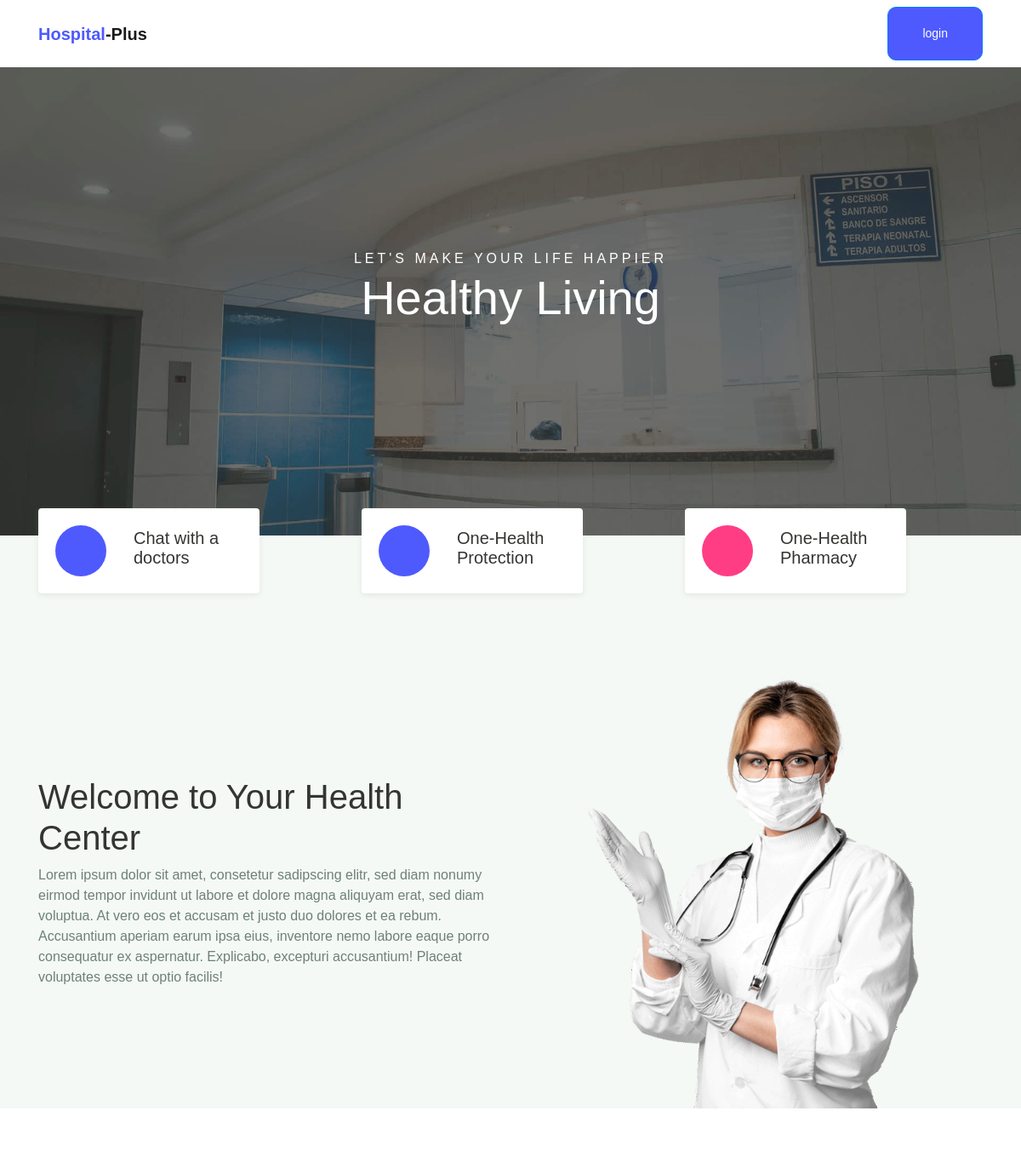
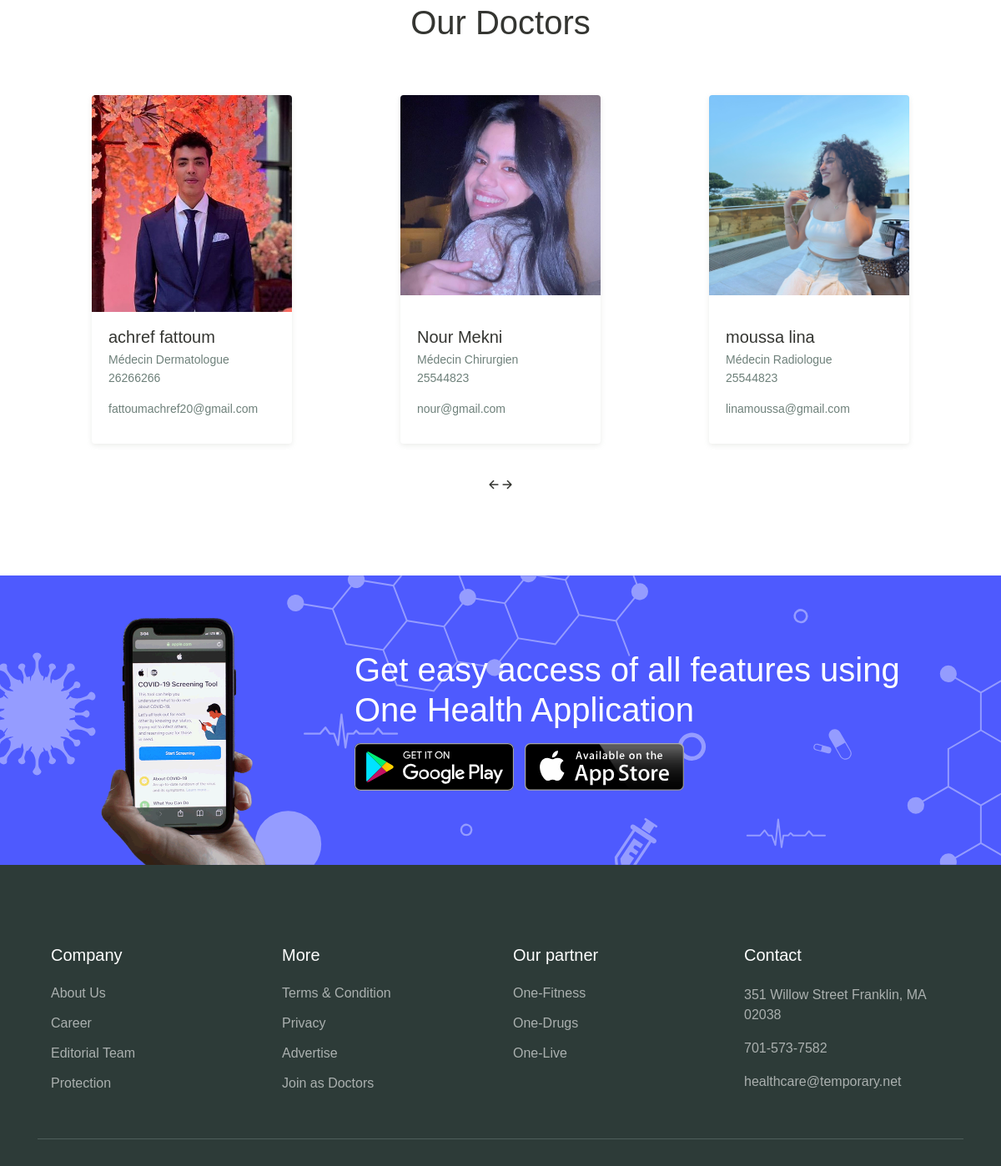
The page / on the database its author committed (2 pictures, top to bottom).
### personnel/models.py (models this page shows, shortened)
class Personnel(models.Model):
    nom = models.CharField(max_length=100)
    prenom = models.CharField(max_length=100)
    FONCTION_CHOICES = [
        ('Médecin Généraliste', 'Médecin Généraliste'),
        ('Médecin Cardiologue', 'Médecin Cardiologue'),
        ('Médecin Dermatologue', 'Médecin Dermatologue'),
        ('Médecin Pédiatre', 'Médecin Pédiatre'),
        ('Médecin Chirurgien', 'Médecin Chirurgien'),
        ('Médecin Radiologue', 'Médecin Radiologue'),
        ('Médecin Psychiatre', 'Médecin Psychiatre'),
        ('Médecin Gynécologue', 'Médecin Gynécologue'),
        ('Infirmier', 'Infirmier'),
        ('Secrétaire', 'Secrétaire'),
        ('Technicien', 'Technicien'),
    ]
    fonction = models.CharField(max_length=100, choices=FONCTION_CHOICES)
    telephone = models.CharField(max_length=15)
    email = models.EmailField(unique=True)
    adresse = models.CharField(max_length=255, null=True, blank=True)
    photo = models.ImageField(upload_to='médecin/', null=True, blank=True, default='médecin/doctor.png')
    date_joined = models.DateTimeField(default=now)
    date_left = models.DateTimeField(null=True, blank=True, default=None)

### patient/views.py (the view)
def home(request):
    doctors = Personnel.objects.filter(fonction__startswith="Médecin")
    return render(request, 'index.html', {'doctors': doctors})

### patient/templates/index.html (shortened to what this page needs)
{% load static %}
<!DOCTYPE html>
<html lang="en">
<head>
  <link rel="stylesheet" href="{% static 'patient/assets/css/bootstrap.css' %}">
  <link rel="stylesheet" href="{% static 'patient/assets/css/theme.css' %}">
  <link rel="stylesheet" href="{% static 'patient/assets/css/maicons.css' %}">
  <link rel="stylesheet" href="{% static 'patient/assets/vendor/owl-carousel/css/owl.carousel.css' %}">
  <link rel="stylesheet" href="{% static 'patient/assets/vendor/animate/animate.css' %}">
</head>
<body>
  <header>
    <nav class="navbar navbar-expand-lg navbar-light shadow-sm">
      <div class="container">
        <a class="navbar-brand" href=""><span class="text-primary">Hospital</span>-Plus</a>
        <div class="collapse navbar-collapse" id="navbarSupport">
            <ul class="navbar-nav ml-auto">
              {% if user.is_authenticated %}
              <li class="nav-item">
                <a class="nav-link" href="{% url 'facture_list' %}">Invoices</a>
            </li>
                <li class="nav-item">
                    <a class="nav-link" href="{% url 'appointment_list' %}">My Appointments</a>
                </li>
                <li class="nav-item">
                    <a class="nav-link" href="{% url 'make_appointment' %}">Online Appointments</a>
                </li>
                <li class="nav-item">
                  <a class="nav-link" href="{% url 'model_results_view' %}">Readmission</a>
                </li>
                <li class="nav-item">
                    <a class="nav-link" href="{% url 'update_patient' %}"><span class="nav-link">Welcome, {{ user.username }}</span></a>
                </li>
                <li class="nav-item">
                  <form method="post" action="{% url 'logout' %}" onsubmit="return confirm('Êtes-vous sûr de vouloir vous déconnecter ?');">
                      {% csrf_token %}
                      <button type="submit" class="btn btn-primary ml-lg-3">logout</button>
                  </form>
              </li>
                {% else %}
                    <li class="nav-item">
                        <a class="btn btn-primary ml-lg-3" href="{% url 'login' %}">login</a>
                    </li>
                {% endif %}
            </ul>
        </div>
      </div>
    </nav>
  </header>
  <div class="page-hero bg-image overlay-dark" style="background-image: url(../../static/patient/assets/img/bg_image_1.jpg);">
    <div class="hero-section">
      <div class="container text-center wow zoomIn">
        <span class="subhead">Let's make your life happier</span>
        <h1 class="display-4">Healthy Living</h1>
      </div>
    </div>
  </div>
  <div class="bg-light">
    <div class="page-section py-3 mt-md-n5 custom-index">
      <div class="container">
        <div class="row justify-content-center">
          <div class="col-md-4 py-3 py-md-0">
            <div class="card-service wow fadeInUp">
              <div class="circle-shape bg-secondary text-white">
              </div>
              <p><span>Chat</span> with a doctors</p>
            </div>
          </div>
          <div class="col-md-4 py-3 py-md-0">
            <div class="card-service wow fadeInUp">
              <div class="circle-shape bg-primary text-white">
              </div>
              <p><span>One</span>-Health Protection</p>
            </div>
          </div>
          <div class="col-md-4 py-3 py-md-0">
            <div class="card-service wow fadeInUp">
              <div class="circle-shape bg-accent text-white">
              </div>
              <p><span>One</span>-Health Pharmacy</p>
            </div>
          </div>
        </div>
      </div>
    </div>
    <div class="page-section pb-0">
      <div class="container">
        <div class="row align-items-center">
          <div class="col-lg-6 py-3 wow fadeInUp">
            <h1>Welcome to Your Health <br> Center</h1>
            <p class="text-grey mb-4">Lorem ipsum dolor sit amet, consetetur sadipscing elitr, sed diam nonumy eirmod tempor invidunt ut labore et dolore magna aliquyam erat, sed diam voluptua. At vero eos et accusam et justo duo dolores et ea rebum. Accusantium aperiam earum ipsa eius, inventore nemo labore eaque porro consequatur ex aspernatur. Explicabo, excepturi accusantium! Placeat voluptates esse ut optio facilis!</p>
          </div>
          <div class="col-lg-6 wow fadeInRight" data-wow-delay="400ms">
            <div class="img-place custom-img-1">
              <img src="{% static 'patient/assets/img/bg-doctor.png' %}" alt="">
            </div>
          </div>
        </div>
      </div>
    </div>
  </div>
  <div class="page-section">
    <div class="container">
        <h1 class="text-center mb-5 wow fadeInUp">Our Doctors</h1>
        <div class="owl-carousel wow fadeInUp" id="doctorSlideshow">
            {% for doctor in doctors %}
            <div class="item">
                <div class="card-doctor">
                    <div class="header">
                      <img src="{{ doctor.photo.url }}" alt="Photo de {{ doctor.nom }}" />
                    </div>
                    <div class="body">
                        <p class="text-xl mb-0">{{ doctor.prenom }} {{ doctor.nom }}</p>
                        <span class="text-sm text-grey">{{ doctor.fonction }}</span>
                        <p class="text-sm text-grey">{{ doctor.telephone }}</p>
                        <p class="text-sm text-grey">{{ doctor.email }}</p>
                    </div>
                </div>
            </div>
            {% endfor %}
        </div>
    </div>
</div>
  <div class="page-section banner-home bg-image" style="background-image: url(../assets/img/banner-pattern.svg);">
    <div class="container py-5 py-lg-0">
      <div class="row align-items-center">
        <div class="col-lg-4 wow zoomIn">
          <div class="img-banner d-none d-lg-block">
            <img src="{% static 'patient/assets/img/mobile_app.png' %}" alt="">
          </div>
        </div>
        <div class="col-lg-8 wow fadeInRight">
          <h1 class="font-weight-normal mb-3">Get easy access of all features using One Health Application</h1>
          <a href=""><img src="{% static 'patient/assets/img/google_play.svg' %}" alt=""></a>
          <a href="" class="ml-2"><img src="{% static 'patient/assets/img/app_store.svg' %}" alt=""></a>
        </div>
      </div>
    </div>
  </div>
  <footer class="page-footer">
    <div class="container">
      <div class="row px-md-3">
        <div class="col-sm-6 col-lg-3 py-3">
          <h5>Company</h5>
          <ul class="footer-menu">
            <li><a href="">About Us</a></li>
            <li><a href="">Career</a></li>
            <li><a href="">Editorial Team</a></li>
            <li><a href="">Protection</a></li>
          </ul>
        </div>
        <div class="col-sm-6 col-lg-3 py-3">
          <h5>More</h5>
          <ul class="footer-menu">
            <li><a href="">Terms & Condition</a></li>
            <li><a href="">Privacy</a></li>
            <li><a href="">Advertise</a></li>
            <li><a href="">Join as Doctors</a></li>
          </ul>
        </div>
        <div class="col-sm-6 col-lg-3 py-3">
          <h5>Our partner</h5>
          <ul class="footer-menu">
            <li><a href="">One-Fitness</a></li>
            <li><a href="">One-Drugs</a></li>
            <li><a href="">One-Live</a></li>
          </ul>
        </div>
        <div class="col-sm-6 col-lg-3 py-3">
          <h5>Contact</h5>
          <p class="footer-link mt-2">351 Willow Street Franklin, MA 02038</p>
          <a href="" class="footer-link">701-573-7582</a>
          <a href="" class="footer-link">healthcare@temporary.net</a>
        </div>
      </div>
      <hr>
    </div>
  </footer>
</body>
</html>

### static/patient/assets/css/theme.css (style rules this page uses)
:root { --primary: #4E5AFE; --accent: #FF3D85; --secondary: #05B4E1; --warning: #EED818; --info: #05B4E1; --danger: #FF4943; --success: #96C93D; --dark: #343531; --light: #F5F9F6; --cs: #596261; --grey: #6E807A; }
body { font-family: "Source Sans Pro", sans-serif; line-height: 1.5; color: #343531; }
a { color: #07be94; text-decoration: none; background-color: transparent; }
.text-sm { font-size: 14px !important; }
.text-xl { font-size: 20px !important; }
.bg-primary { background-color: #4E5AFE !important; }
.bg-accent { background-color: #FF3D85 !important; }
.bg-secondary { background-color: #4E5AFE !important; }
.bg-light { background-color: #F5F9F6 !important; }
.text-primary { color: #4E5AFE !important; }
.text-grey { color: #6E807A !important; }
.btn-primary { color: #fff; background-color: #05B4E1; border-color: transparent; }
.btn { padding: 8px 24px; }
.navbar { min-height: 70px; }
.navbar-brand { font-weight: 600; padding-top: 10px; padding-bottom: 10px; }
.navbar-nav { margin-top: 10px; border-top: 1px solid #E8EEE4; flex-shrink: 0; }
.navbar-nav .btn { font-size: 14px; }
@media (min-width: 992px) { .navbar-expand-lg .navbar-nav { margin-top: 0; border-top: none; } }
@media (min-width: 992px) { .navbar-expand-lg .navbar-nav { align-items: center; } }
.img-place { position: relative; display: -ms-flexbox; display: flex; -ms-flex-align: center; align-items: center; -ms-flex-pack: center; justify-content: center; margin: 0 auto; width: 100%; height: 100%; text-align: center; overflow: hidden; }
.img-place > img { width: 100%; height: 100%; }
.bg-image { position: relative; background-position: center center; background-size: cover; background-repeat: no-repeat; }
.bg-image > * { position: relative; z-index: 10; }
.page-section { position: relative; padding-top: 80px; padding-bottom: 80px; overflow: hidden; }
.page-hero { position: relative; height: 550px; z-index: 10; }
.page-hero.overlay-dark::before, .page-banner.overlay-dark::before { content: ""; position: absolute; top: 0; left: 0; width: 100%; height: 100%; background: rgba(52, 53, 49, 0.7); z-index: 1; }
.hero-section, .banner-section { position: relative; display: -ms-flexbox; display: flex; -ms-flex-align: center; align-items: center; -ms-flex-pack: center; justify-content: center; height: 100%; color: #ffffff; z-index: 10; }
.hero-section .subhead { text-transform: uppercase; letter-spacing: 4px; }
.hero-section h1 { margin-bottom: 32px; }
.card-service { display: inline-flex; flex-direction: row; align-items: center; padding: 20px; margin: 0 auto; width: 100%; height: 100px; font-size: 20px; line-height: normal; background-color: #fff; border-radius: 4px; box-shadow: 0 2px 6px rgba(154, 159, 151, 0.2); }
.card-service p { margin-top: 10px; margin-left: 32px; }
.circle-shape { flex-shrink: 0; padding: 0; width: 60px; height: 60px; line-height: 64px; border-radius: 50%; text-align: center; font-size: 32px; }
.card-doctor { display: block; margin: 15px auto; width: 100%; max-width: 240px; background-color: #fff; border-radius: 4px; box-shadow: 0 2px 6px rgba(154, 159, 151, 0.2); overflow: hidden; }
.card-doctor .text-xl { font-weight: 500; }
.card-doctor .header { position: relative; width: 100%; height: 260px; overflow: hidden; }
.card-doctor .header::before { content: ''; position: absolute; top: 0; left: 0; width: 100%; height: 100%; background-color: rgba(52, 53, 49, 0.36); opacity: 0; transition: opacity .2s linear; }
.card-doctor .header img { width: 100%; }
.card-doctor .body { padding: 15px 20px; }
@media (min-width: 768px) { .card-service { width: 260px; } }
.banner-home { padding: 0; background-color: #4E5AFE; color: #fff; }
.banner-home .img-banner { display: block; max-width: 200px; margin-top: 50px; margin-left: auto; margin-right: auto; overflow: hidden; }
.banner-home .img-banner img { width: 100%; }
.page-footer { position: relative; display: block; padding-top: 80px; padding-bottom: 16px; background-color: #2D3B38; color: #fff; }
.page-footer h5 { font-weight: 500; margin-bottom: 16px; }
.page-footer hr { border-color: #4F5E5B; }
.footer-menu { position: relative; list-style: none; padding-left: 0; }
.footer-menu a, .footer-link { display: inline-block; padding-top: 6px; padding-bottom: 6px; color: rgba(255, 255, 255, 0.6); transition: all .2s ease; }
.footer-link { padding: 0; margin-bottom: 16px; }
.custom-img-1 { width: auto; max-width: 390px; }
.custom-index { z-index: 11; }

### rows shown on the page
Personnel: photo (picture), prenom "achref", nom "fattoum", fonction "Médecin Dermatologue", telephone "26266266", email "fattoumachref20@gmail.com"
Personnel: photo (picture), prenom "Nour", nom "Mekni", fonction "Médecin Chirurgien", telephone "25544823", email "nour@gmail.com"
Personnel: photo (picture), prenom "moussa", nom "lina", fonction "Médecin Radiologue", telephone "25544823", email "linamoussa@gmail.com"
